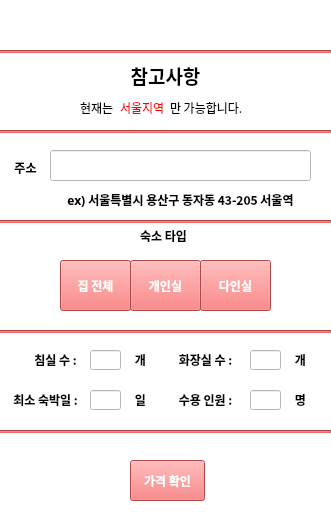
<?xml version="1.0" encoding="UTF-8"?>
<ui version="4.0">
 <class>Form</class>
 <widget class="QWidget" name="Form">
  <property name="geometry">
   <rect>
    <x>0</x>
    <y>0</y>
    <width>331</width>
    <height>520</height>
   </rect>
  </property>
  <property name="windowTitle">
   <string>Form</string>
  </property>
  <property name="styleSheet">
   <string notr="true">background-color: rgb(255, 255, 255);</string>
  </property>
  <widget class="QPushButton" name="pushButton">
   <property name="geometry">
    <rect>
     <x>0</x>
     <y>0</y>
     <width>141</width>
     <height>51</height>
    </rect>
   </property>
   <property name="layoutDirection">
    <enum>Qt::LeftToRight</enum>
   </property>
   <property name="styleSheet">
    <string notr="true">   border:0px;
   background-color:white;</string>
   </property>
   <property name="text">
    <string/>
   </property>
   <property name="icon">
    <iconset>
     <normaloff>580b57fcd9996e24bc43c513.png</normaloff>580b57fcd9996e24bc43c513.png</iconset>
   </property>
   <property name="iconSize">
    <size>
     <width>331</width>
     <height>41</height>
    </size>
   </property>
  </widget>
  <widget class="Line" name="line">
   <property name="geometry">
    <rect>
     <x>0</x>
     <y>50</y>
     <width>331</width>
     <height>3</height>
    </rect>
   </property>
   <property name="styleSheet">
    <string notr="true">background-color: rgb(241,102,100);</string>
   </property>
   <property name="orientation">
    <enum>Qt::Horizontal</enum>
   </property>
  </widget>
  <widget class="QLabel" name="label">
   <property name="geometry">
    <rect>
     <x>120</x>
     <y>60</y>
     <width>91</width>
     <height>31</height>
    </rect>
   </property>
   <property name="font">
    <font>
     <family>맑은 고딕</family>
     <pointsize>14</pointsize>
     <weight>75</weight>
     <bold>true</bold>
    </font>
   </property>
   <property name="text">
    <string>참고사항</string>
   </property>
   <property name="alignment">
    <set>Qt::AlignCenter</set>
   </property>
  </widget>
  <widget class="QLabel" name="label_2">
   <property name="geometry">
    <rect>
     <x>80</x>
     <y>100</y>
     <width>41</width>
     <height>16</height>
    </rect>
   </property>
   <property name="font">
    <font>
     <family>함초롬돋움</family>
    </font>
   </property>
   <property name="text">
    <string>현재는</string>
   </property>
  </widget>
  <widget class="QLabel" name="label_3">
   <property name="geometry">
    <rect>
     <x>120</x>
     <y>100</y>
     <width>61</width>
     <height>16</height>
    </rect>
   </property>
   <property name="font">
    <font>
     <family>함초롬돋움</family>
    </font>
   </property>
   <property name="styleSheet">
    <string notr="true">color:rgb(255, 0, 0);</string>
   </property>
   <property name="text">
    <string>서울지역</string>
   </property>
  </widget>
  <widget class="QLabel" name="label_4">
   <property name="geometry">
    <rect>
     <x>170</x>
     <y>100</y>
     <width>81</width>
     <height>16</height>
    </rect>
   </property>
   <property name="font">
    <font>
     <family>함초롬돋움</family>
    </font>
   </property>
   <property name="text">
    <string>만 가능합니다.</string>
   </property>
  </widget>
  <widget class="Line" name="line_2">
   <property name="geometry">
    <rect>
     <x>0</x>
     <y>130</y>
     <width>331</width>
     <height>3</height>
    </rect>
   </property>
   <property name="styleSheet">
    <string notr="true">background-color: rgb(241,102,100);</string>
   </property>
   <property name="orientation">
    <enum>Qt::Horizontal</enum>
   </property>
  </widget>
  <widget class="QLabel" name="label_5">
   <property name="geometry">
    <rect>
     <x>10</x>
     <y>160</y>
     <width>31</width>
     <height>16</height>
    </rect>
   </property>
   <property name="font">
    <font>
     <family>맑은 고딕</family>
     <weight>75</weight>
     <bold>true</bold>
    </font>
   </property>
   <property name="text">
    <string>주소</string>
   </property>
   <property name="alignment">
    <set>Qt::AlignCenter</set>
   </property>
  </widget>
  <widget class="QLineEdit" name="lineEdit">
   <property name="geometry">
    <rect>
     <x>50</x>
     <y>150</y>
     <width>261</width>
     <height>31</height>
    </rect>
   </property>
  </widget>
  <widget class="QLabel" name="label_6">
   <property name="geometry">
    <rect>
     <x>50</x>
     <y>190</y>
     <width>261</width>
     <height>20</height>
    </rect>
   </property>
   <property name="font">
    <font>
     <family>맑은 고딕</family>
     <weight>75</weight>
     <bold>true</bold>
    </font>
   </property>
   <property name="text">
    <string>ex) 서울특별시 용산구 동자동 43-205 서울역</string>
   </property>
   <property name="alignment">
    <set>Qt::AlignCenter</set>
   </property>
  </widget>
  <widget class="Line" name="line_3">
   <property name="geometry">
    <rect>
     <x>0</x>
     <y>220</y>
     <width>331</width>
     <height>3</height>
    </rect>
   </property>
   <property name="styleSheet">
    <string notr="true">background-color: rgb(241,102,100);</string>
   </property>
   <property name="orientation">
    <enum>Qt::Horizontal</enum>
   </property>
  </widget>
  <widget class="QLabel" name="label_7">
   <property name="geometry">
    <rect>
     <x>140</x>
     <y>230</y>
     <width>56</width>
     <height>12</height>
    </rect>
   </property>
   <property name="font">
    <font>
     <family>맑은 고딕</family>
     <weight>75</weight>
     <bold>true</bold>
    </font>
   </property>
   <property name="text">
    <string>숙소 타입</string>
   </property>
  </widget>
  <widget class="QPushButton" name="pushButton_2">
   <property name="geometry">
    <rect>
     <x>60</x>
     <y>260</y>
     <width>71</width>
     <height>51</height>
    </rect>
   </property>
   <property name="font">
    <font>
     <family>맑은 고딕</family>
     <weight>75</weight>
     <bold>true</bold>
    </font>
   </property>
   <property name="styleSheet">
    <string notr="true">background-color: rgb(241,102,100);
color :rgb(255,255,255);</string>
   </property>
   <property name="text">
    <string>집 전체</string>
   </property>
   <property name="checkable">
    <bool>true</bool>
   </property>
  </widget>
  <widget class="QPushButton" name="pushButton_3">
   <property name="geometry">
    <rect>
     <x>200</x>
     <y>260</y>
     <width>71</width>
     <height>51</height>
    </rect>
   </property>
   <property name="font">
    <font>
     <family>맑은 고딕</family>
     <weight>75</weight>
     <bold>true</bold>
    </font>
   </property>
   <property name="styleSheet">
    <string notr="true">background-color: rgb(241,102,100);
color :rgb(255,255,255);</string>
   </property>
   <property name="text">
    <string>다인실</string>
   </property>
   <property name="checkable">
    <bool>true</bool>
   </property>
  </widget>
  <widget class="QPushButton" name="pushButton_4">
   <property name="geometry">
    <rect>
     <x>130</x>
     <y>260</y>
     <width>71</width>
     <height>51</height>
    </rect>
   </property>
   <property name="font">
    <font>
     <family>맑은 고딕</family>
     <weight>75</weight>
     <bold>true</bold>
    </font>
   </property>
   <property name="styleSheet">
    <string notr="true">background-color: rgb(241,102,100);
color :rgb(255,255,255);</string>
   </property>
   <property name="text">
    <string>개인실</string>
   </property>
   <property name="checkable">
    <bool>true</bool>
   </property>
  </widget>
  <widget class="Line" name="line_4">
   <property name="geometry">
    <rect>
     <x>0</x>
     <y>330</y>
     <width>331</width>
     <height>3</height>
    </rect>
   </property>
   <property name="styleSheet">
    <string notr="true">background-color: rgb(241,102,100);</string>
   </property>
   <property name="orientation">
    <enum>Qt::Horizontal</enum>
   </property>
  </widget>
  <widget class="QLabel" name="label_8">
   <property name="geometry">
    <rect>
     <x>30</x>
     <y>350</y>
     <width>51</width>
     <height>20</height>
    </rect>
   </property>
   <property name="font">
    <font>
     <family>맑은 고딕</family>
     <weight>75</weight>
     <bold>true</bold>
    </font>
   </property>
   <property name="text">
    <string>침실 수 :</string>
   </property>
   <property name="alignment">
    <set>Qt::AlignCenter</set>
   </property>
  </widget>
  <widget class="QLineEdit" name="lineEdit_2">
   <property name="geometry">
    <rect>
     <x>90</x>
     <y>350</y>
     <width>31</width>
     <height>20</height>
    </rect>
   </property>
  </widget>
  <widget class="QLabel" name="label_9">
   <property name="geometry">
    <rect>
     <x>10</x>
     <y>390</y>
     <width>71</width>
     <height>20</height>
    </rect>
   </property>
   <property name="font">
    <font>
     <family>맑은 고딕</family>
     <weight>75</weight>
     <bold>true</bold>
    </font>
   </property>
   <property name="text">
    <string>최소 숙박일 :</string>
   </property>
   <property name="alignment">
    <set>Qt::AlignCenter</set>
   </property>
  </widget>
  <widget class="QLineEdit" name="lineEdit_3">
   <property name="geometry">
    <rect>
     <x>90</x>
     <y>390</y>
     <width>31</width>
     <height>20</height>
    </rect>
   </property>
  </widget>
  <widget class="QLabel" name="label_10">
   <property name="geometry">
    <rect>
     <x>170</x>
     <y>350</y>
     <width>71</width>
     <height>20</height>
    </rect>
   </property>
   <property name="font">
    <font>
     <family>맑은 고딕</family>
     <weight>75</weight>
     <bold>true</bold>
    </font>
   </property>
   <property name="text">
    <string>화장실 수 :</string>
   </property>
   <property name="alignment">
    <set>Qt::AlignCenter</set>
   </property>
  </widget>
  <widget class="QLineEdit" name="lineEdit_4">
   <property name="geometry">
    <rect>
     <x>250</x>
     <y>350</y>
     <width>31</width>
     <height>20</height>
    </rect>
   </property>
   <property name="text">
    <string/>
   </property>
  </widget>
  <widget class="QLabel" name="label_11">
   <property name="geometry">
    <rect>
     <x>170</x>
     <y>390</y>
     <width>71</width>
     <height>20</height>
    </rect>
   </property>
   <property name="font">
    <font>
     <family>맑은 고딕</family>
     <weight>75</weight>
     <bold>true</bold>
    </font>
   </property>
   <property name="text">
    <string>수용 인원 :</string>
   </property>
   <property name="alignment">
    <set>Qt::AlignCenter</set>
   </property>
  </widget>
  <widget class="QLineEdit" name="lineEdit_5">
   <property name="geometry">
    <rect>
     <x>250</x>
     <y>390</y>
     <width>31</width>
     <height>20</height>
    </rect>
   </property>
  </widget>
  <widget class="QLabel" name="label_12">
   <property name="geometry">
    <rect>
     <x>130</x>
     <y>350</y>
     <width>21</width>
     <height>20</height>
    </rect>
   </property>
   <property name="font">
    <font>
     <family>맑은 고딕</family>
     <weight>75</weight>
     <bold>true</bold>
    </font>
   </property>
   <property name="text">
    <string>개</string>
   </property>
   <property name="alignment">
    <set>Qt::AlignCenter</set>
   </property>
  </widget>
  <widget class="QLabel" name="label_13">
   <property name="geometry">
    <rect>
     <x>290</x>
     <y>350</y>
     <width>21</width>
     <height>20</height>
    </rect>
   </property>
   <property name="font">
    <font>
     <family>맑은 고딕</family>
     <weight>75</weight>
     <bold>true</bold>
    </font>
   </property>
   <property name="text">
    <string>개</string>
   </property>
   <property name="alignment">
    <set>Qt::AlignCenter</set>
   </property>
  </widget>
  <widget class="QLabel" name="label_14">
   <property name="geometry">
    <rect>
     <x>130</x>
     <y>390</y>
     <width>21</width>
     <height>20</height>
    </rect>
   </property>
   <property name="font">
    <font>
     <family>맑은 고딕</family>
     <weight>75</weight>
     <bold>true</bold>
    </font>
   </property>
   <property name="text">
    <string>일</string>
   </property>
   <property name="alignment">
    <set>Qt::AlignCenter</set>
   </property>
  </widget>
  <widget class="QLabel" name="label_15">
   <property name="geometry">
    <rect>
     <x>290</x>
     <y>390</y>
     <width>21</width>
     <height>20</height>
    </rect>
   </property>
   <property name="font">
    <font>
     <family>맑은 고딕</family>
     <weight>75</weight>
     <bold>true</bold>
    </font>
   </property>
   <property name="text">
    <string>명</string>
   </property>
   <property name="alignment">
    <set>Qt::AlignCenter</set>
   </property>
  </widget>
  <widget class="Line" name="line_5">
   <property name="geometry">
    <rect>
     <x>0</x>
     <y>430</y>
     <width>331</width>
     <height>3</height>
    </rect>
   </property>
   <property name="styleSheet">
    <string notr="true">background-color: rgb(241,102,100);</string>
   </property>
   <property name="orientation">
    <enum>Qt::Horizontal</enum>
   </property>
  </widget>
  <widget class="QPushButton" name="pushButton_5">
   <property name="geometry">
    <rect>
     <x>130</x>
     <y>460</y>
     <width>75</width>
     <height>41</height>
    </rect>
   </property>
   <property name="font">
    <font>
     <family>맑은 고딕</family>
     <weight>75</weight>
     <bold>true</bold>
    </font>
   </property>
   <property name="styleSheet">
    <string notr="true">background-color: rgb(241,102,100);
color :rgb(255,255,255);</string>
   </property>
   <property name="text">
    <string>가격 확인</string>
   </property>
  </widget>
  <zorder>pushButton</zorder>
  <zorder>line</zorder>
  <zorder>label</zorder>
  <zorder>label_2</zorder>
  <zorder>label_3</zorder>
  <zorder>label_4</zorder>
  <zorder>line_2</zorder>
  <zorder>label_5</zorder>
  <zorder>lineEdit</zorder>
  <zorder>label_6</zorder>
  <zorder>line_3</zorder>
  <zorder>label_7</zorder>
  <zorder>pushButton_3</zorder>
  <zorder>pushButton_4</zorder>
  <zorder>pushButton_2</zorder>
  <zorder>line_4</zorder>
  <zorder>label_8</zorder>
  <zorder>lineEdit_2</zorder>
  <zorder>label_9</zorder>
  <zorder>lineEdit_3</zorder>
  <zorder>label_10</zorder>
  <zorder>lineEdit_4</zorder>
  <zorder>label_11</zorder>
  <zorder>lineEdit_5</zorder>
  <zorder>label_12</zorder>
  <zorder>label_13</zorder>
  <zorder>label_14</zorder>
  <zorder>label_15</zorder>
  <zorder>line_5</zorder>
  <zorder>pushButton_5</zorder>
 </widget>
 <resources/>
 <connections/>
</ui>
